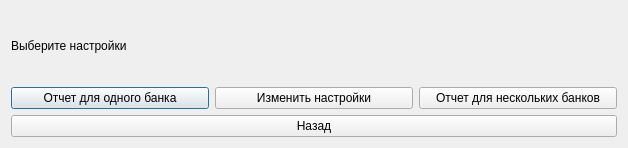
<?xml version="1.0" encoding="UTF-8"?>
<ui version="4.0">
 <class>AdminChooseSettingsWindow</class>
 <widget class="QDialog" name="AdminChooseSettingsWindow">
  <property name="geometry">
   <rect>
    <x>0</x>
    <y>0</y>
    <width>628</width>
    <height>148</height>
   </rect>
  </property>
  <property name="windowTitle">
   <string>Выбор настроек</string>
  </property>
  <layout class="QVBoxLayout" name="verticalLayout">
   <item>
    <widget class="QLabel" name="HeadingLabel">
     <property name="minimumSize">
      <size>
       <width>0</width>
       <height>0</height>
      </size>
     </property>
     <property name="maximumSize">
      <size>
       <width>16777215</width>
       <height>16777215</height>
      </size>
     </property>
     <property name="text">
      <string>Выберите настройки</string>
     </property>
    </widget>
   </item>
   <item>
    <layout class="QHBoxLayout" name="horizontalLayout">
     <item>
      <widget class="QPushButton" name="BankPushButton">
       <property name="minimumSize">
        <size>
         <width>0</width>
         <height>0</height>
        </size>
       </property>
       <property name="maximumSize">
        <size>
         <width>16777215</width>
         <height>16777215</height>
        </size>
       </property>
       <property name="text">
        <string>Отчет для одного банка</string>
       </property>
      </widget>
     </item>
     <item>
      <widget class="QPushButton" name="ChangeSettingsPushButton">
       <property name="minimumSize">
        <size>
         <width>0</width>
         <height>0</height>
        </size>
       </property>
       <property name="maximumSize">
        <size>
         <width>16777215</width>
         <height>16777215</height>
        </size>
       </property>
       <property name="text">
        <string>Изменить настройки</string>
       </property>
      </widget>
     </item>
     <item>
      <widget class="QPushButton" name="BankListPushButton">
       <property name="minimumSize">
        <size>
         <width>0</width>
         <height>0</height>
        </size>
       </property>
       <property name="maximumSize">
        <size>
         <width>16777215</width>
         <height>16777215</height>
        </size>
       </property>
       <property name="text">
        <string>Отчет для нескольких банков</string>
       </property>
      </widget>
     </item>
    </layout>
   </item>
   <item>
    <widget class="QPushButton" name="BackPushButton">
     <property name="minimumSize">
      <size>
       <width>0</width>
       <height>0</height>
      </size>
     </property>
     <property name="maximumSize">
      <size>
       <width>16777215</width>
       <height>16777215</height>
      </size>
     </property>
     <property name="text">
      <string>Назад</string>
     </property>
    </widget>
   </item>
  </layout>
 </widget>
 <resources/>
 <connections/>
</ui>
